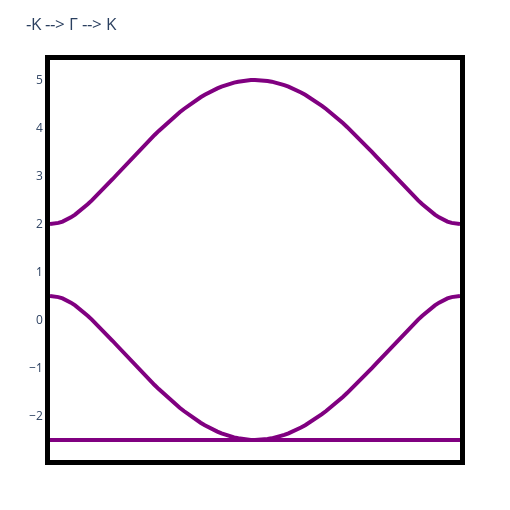

Notebook cell for this chart:
### Code cell
let nps::Int = 100, t1Δ = 1.0, t2Δ = 1.0, t3Δ = 1.0, t1∇ = 1.5, t2∇ = 1.5, t3∇ = 1.5
    p::Params = Params(t1Δ, t2Δ, t3Δ, t1∇, t2∇, t3∇)
    println("t1Δ = ", p.t1Δ)
    println("t2Δ = ", p.t2Δ)
    println("t3Δ = ", p.t3Δ)
    println("t1∇ = ", p.t1∇)
    println("t2∇ = ", p.t2∇)
    println("t3∇ = ", p.t3∇)
    
    kpath_nodes::Vector{SVector{2, Float64}} = [-high_symmetry_points["K"], 
                    high_symmetry_points["Γ"], 
                    high_symmetry_points["K"]];
    kpath_fbz::Vector{Vector{Float64}} = interpolate(kpath_nodes, nps);
    kpath_fbz = [SVector{2, Float64}(v) for v ∈ kpath_fbz]
    plot_simple_kagome_bands(;p = p, seedname = "-K --> Γ --> K", kpath = kpath_fbz, title = Nothing)
end
